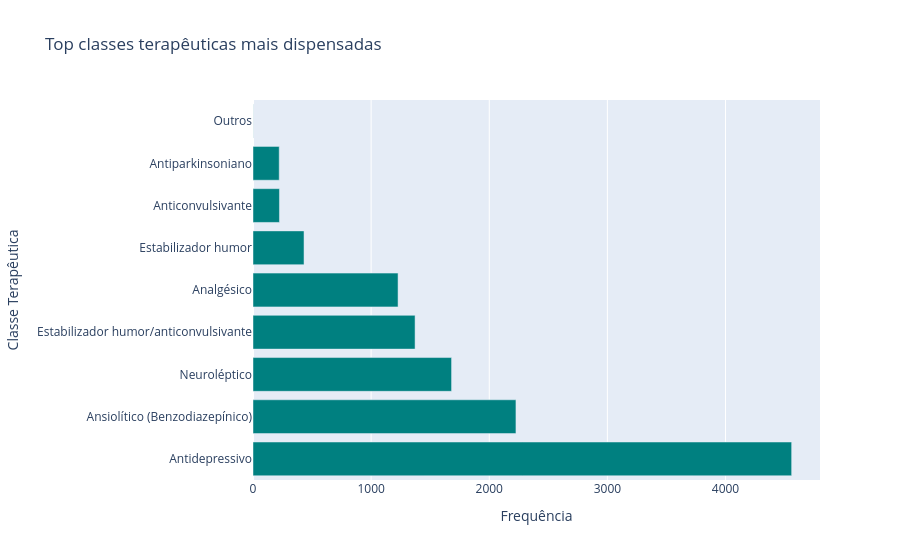

The notebook cell this image was saved under:
### Code cell
#Gráfico para verificar a distribuição das classes terapêuticas mais dispensadas por frequência
top_classes_df = top_classes.reset_index()
px.bar(top_classes_df, x='count', y='Classe_Terapeutica', orientation='h', labels={'count': 'Frequência', 'Classe_Terapeutica': 'Classe Terapêutica'}, title='Top classes terapêuticas mais dispensadas', color_discrete_sequence=['teal'])

### Figure 1 — Plotly figure (JSON) as saved in the notebook; plotly's stock layout.template omitted (floating-point values rounded to 4 significant figures)
{"data": [{"hovertemplate": "Frequência=%{x}<br>Classe Terapêutica=%{y}<extra></extra>", "legendgroup": "", "marker": {"color": "teal", "pattern": {"shape": ""}}, "name": "", "orientation": "h", "showlegend": false, "textposition": "auto", "type": "bar", "x": [4560, 2226, 1681, 1372, 1228, 432, 224, 222, 1], "xaxis": "x", "y": ["Antidepressivo", "Ansiolítico (Benzodiazepínico)", "Neuroléptico", "Estabilizador humor/anticonvulsivante", "Analgésico", "Estabilizador humor", "Anticonvulsivante", "Antiparkinsoniano", "Outros"], "yaxis": "y"}], "layout": {"barmode": "relative", "legend": {"tracegroupgap": 0}, "title": {"text": "Top classes terapêuticas mais dispensadas"}, "xaxis": {"anchor": "y", "domain": [0, 1], "title": {"text": "Frequência"}}, "yaxis": {"anchor": "x", "domain": [0, 1], "title": {"text": "Classe Terapêutica"}}}}
